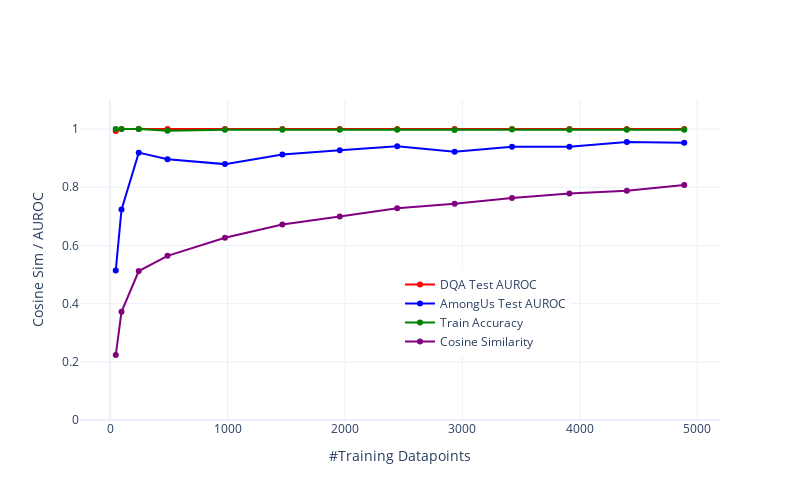

Notebook source saved alongside this figure:
### Code cell
data_size = len(train_loader.dataset)
# datapoints = [int(data_size * k) for k in ks]
# now the 

# plot test auroc, train accuracy, and average cosine similarity vs k in different colors on the same plot
fig = go.Figure()
colors = ['red', 'blue', 'green', 'purple', 'orange', 'brown', 'pink', 'gray', 'olive', 'cyan']
fig.add_trace(go.Scatter(x=datapoints, y=test_aurocs, mode='lines+markers', name='Test AUROC (RepEng)', line=dict(color=colors[0])))
fig.add_trace(go.Scatter(x=datapoints, y=amongus_aurocs, mode='lines+markers', name='AmongUs Test AUROC (Among Us)', line=dict(color=colors[1])))
fig.add_trace(go.Scatter(x=datapoints, y=train_accuracies, mode='lines+markers', name='Train Acc. (RepEng)', line=dict(color=colors[2])))
fig.add_trace(go.Scatter(x=datapoints, y=average_cosine_similarities, mode='lines+markers', name='Cosine Sim. (C(10, 2))', line=dict(color=colors[3])))
fig.update_xaxes(title='#Training Datapoints')
fig.update_yaxes(title='Cosine Sim / AUROC')
fig.update_layout(template='plotly_white')
fig.update_layout(width=800, height=500)
fig.update_layout(legend=dict(x=0.5, y=0.2))
fig.update_yaxes(range=[0, 1.1])
fig.show()

### Figure 1 — Plotly figure (JSON) as saved in the notebook; plotly's stock layout.template omitted (floating-point values rounded to 4 significant figures)
{"data": [{"line": {"color": "red"}, "mode": "lines+markers", "name": "DQA Test AUROC", "type": "scatter", "x": [48, 97, 244, 489, 978, 1467, 1956, 2445, 2934, 3423, 3912, 4401, 4890], "y": [0.9936, 1, 1, 1, 1, 1, 1, 1, 1, 1, 1, 1, 1]}, {"line": {"color": "blue"}, "mode": "lines+markers", "name": "AmongUs Test AUROC", "type": "scatter", "x": [48, 97, 244, 489, 978, 1467, 1956, 2445, 2934, 3423, 3912, 4401, 4890], "y": [0.5138, 0.7232, 0.9191, 0.8965, 0.8796, 0.9124, 0.927, 0.9408, 0.9218, 0.9396, 0.9393, 0.9555, 0.9529]}, {"line": {"color": "green"}, "mode": "lines+markers", "name": "Train Accuracy", "type": "scatter", "x": [48, 97, 244, 489, 978, 1467, 1956, 2445, 2934, 3423, 3912, 4401, 4890], "y": [1, 1, 1, 0.9944, 0.998, 0.9979, 0.9974, 0.9979, 0.9972, 0.9982, 0.9976, 0.9977, 0.9978]}, {"line": {"color": "purple"}, "mode": "lines+markers", "name": "Cosine Similarity", "type": "scatter", "x": [48, 97, 244, 489, 978, 1467, 1956, 2445, 2934, 3423, 3912, 4401, 4890], "y": [0.2231, 0.3717, 0.5119, 0.5642, 0.6266, 0.6723, 0.6995, 0.7275, 0.7436, 0.763, 0.7784, 0.7881, 0.8077]}], "layout": {"height": 500, "legend": {"x": 0.5, "y": 0.2}, "width": 800, "xaxis": {"title": {"text": "#Training Datapoints"}}, "yaxis": {"range": [0, 1.1], "title": {"text": "Cosine Sim / AUROC"}}}}
